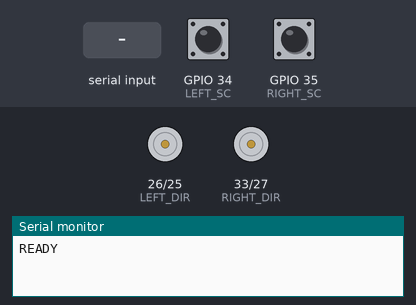
Bench run of a sketch on a simulated ESP32. On the bench: direction and speed pins drawn as motors (green arrow = direction pin HIGH = forward, orange = LOW = backward, longer = more drive), the last lines printed to the serial monitor. Inputs (shaded band) come from the test bench; at power-on: GPIO 34 (LEFT_SC) HIGH, GPIO 35 (RIGHT_SC) HIGH.

Above: at 1.2 s.
1.3 s: "f90\n" received over Serial
At 1.8 s:
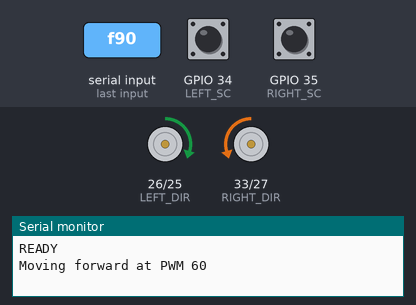
2.9 s: "r90\n" received over Serial
At 4.0 s:
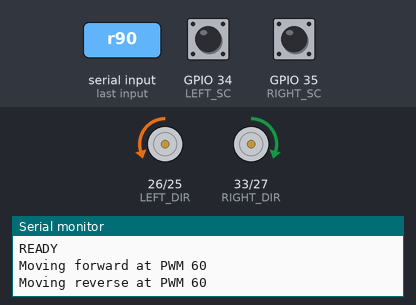
4.6 s: "S\n" received over Serial
At 5.6 s:
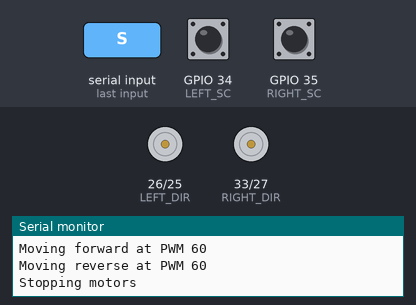
Timing chart, 0 to 7.6 s (numbered marks = the images above; inputs shaded):
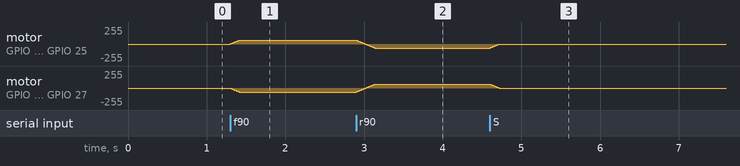

The sketch:

data_collector.ino
```cpp
#include <Arduino.h>

#define LEFT_PWM     25
#define LEFT_DIR     26
#define LEFT_SC      34

#define RIGHT_PWM    27
#define RIGHT_DIR    33
#define RIGHT_SC     35

#define LEFT_PWM_CH   2
#define RIGHT_PWM_CH  1
#define PWM_FREQ      1000
#define PWM_RES       8
#define MAX_PWM       60

#define DIR_CHANGE_DELAY   300
#define RAMP_STEP_DELAY    10
#define RAMP_STEP_SIZE     5
#define DEBOUNCE_TIME_US   1000

#define SPEED_CALC_INTERVAL 250000

#define WHEEL_DIAMETER_M    0.165
#define PULSES_PER_REV      90
#define WHEEL_CIRCUMFERENCE (PI * WHEEL_DIAMETER_M)
#define METERS_PER_PULSE    (WHEEL_CIRCUMFERENCE / PULSES_PER_REV)

#define LEFT_FORWARD   HIGH
#define RIGHT_FORWARD  LOW

volatile long leftPulses  = 0;
volatile long rightPulses = 0;

volatile unsigned long lastLeftInterrupt = 0;
volatile unsigned long lastRightInterrupt = 0;

volatile bool leftDirection  = true;
volatile bool rightDirection = true;

int leftPWM = 0;
int rightPWM = 0;
int targetLeftPWM = 0;
int targetRightPWM = 0;
bool targetLeftDir = true;
bool targetRightDir = true;

bool decelerating = false;
bool accelerating = false;
unsigned long stateTimer = 0;

float leftSpeed = 0.0;
float rightSpeed = 0.0;
unsigned long lastSpeedCalcTime = 0;
long lastLeftPulses = 0;
long lastRightPulses = 0;

unsigned long lastPrintTime = 0;
unsigned long lastStreamTime = 0;
bool streaming = false;

void IRAM_ATTR leftISR() {
  unsigned long now = micros();
  if (now - lastLeftInterrupt >= DEBOUNCE_TIME_US) {
    lastLeftInterrupt = now;
    if (leftDirection) {
      leftPulses++;
    } else {
      leftPulses--;
    }
  }
}

void IRAM_ATTR rightISR() {
  unsigned long now = micros();
  if (now - lastRightInterrupt >= DEBOUNCE_TIME_US) {
    lastRightInterrupt = now;
    if (rightDirection) {
      rightPulses++;
    } else {
      rightPulses--;
    }
  }
}

void setLeftDirection(bool forward) {
  digitalWrite(LEFT_DIR, forward ? LEFT_FORWARD : !LEFT_FORWARD);
  leftDirection = forward;
}

void setRightDirection(bool forward) {
  digitalWrite(RIGHT_DIR, forward ? RIGHT_FORWARD : !RIGHT_FORWARD);
  rightDirection = forward;
}

void setLeftPWM(int pwm) {
  pwm = constrain(pwm, 0, MAX_PWM);
  leftPWM = pwm;
  ledcWrite(LEFT_PWM_CH, pwm);
}

void setRightPWM(int pwm) {
  pwm = constrain(pwm, 0, MAX_PWM);
  rightPWM = pwm;
  ledcWrite(RIGHT_PWM_CH, pwm);
}

void setMotors(int leftPwm, int rightPwm) {
  targetLeftDir = (leftPwm >= 0);
  targetRightDir = (rightPwm >= 0);
  targetLeftPWM = constrain(abs(leftPwm), 0, MAX_PWM);
  targetRightPWM = constrain(abs(rightPwm), 0, MAX_PWM);

  if (targetLeftPWM == 0 && targetRightPWM == 0) {
    if (leftPWM > 0 || rightPWM > 0) {
      decelerating = true;
      accelerating = false;
      stateTimer = millis();
    }
    return;
  }

  if (leftPWM > 0 || rightPWM > 0) {
    if (targetLeftDir != leftDirection || targetRightDir != rightDirection) {
      decelerating = true;
      accelerating = false;
      stateTimer = millis();
      return;
    }
  } else {
    if (targetLeftDir != leftDirection || targetRightDir != rightDirection) {
      setLeftDirection(targetLeftDir);
      setRightDirection(targetRightDir);
      accelerating = true;
      decelerating = false;
      stateTimer = millis();
      return;
    }
  }

  decelerating = false;
  accelerating = false;
}

void updateSpeeds() {
  unsigned long currentTime = micros();

  if (currentTime - lastSpeedCalcTime >= SPEED_CALC_INTERVAL) {
    noInterrupts();
    long currentLeftPulses = leftPulses;
    long currentRightPulses = rightPulses;
    interrupts();

    float dt = (currentTime - lastSpeedCalcTime) / 1000000.0;

    leftSpeed = calculateSpeed(currentLeftPulses - lastLeftPulses, dt);
    rightSpeed = calculateSpeed(currentRightPulses - lastRightPulses, dt);

    lastLeftPulses = currentLeftPulses;
    lastRightPulses = currentRightPulses;
    lastSpeedCalcTime = currentTime;
  }
}

void updateRamp() {
  unsigned long now = millis();

  if (decelerating) {
    if (leftPWM > 0 || rightPWM > 0) {
      if (leftPWM > 0) setLeftPWM(max(leftPWM - RAMP_STEP_SIZE, 0));
      if (rightPWM > 0) setRightPWM(max(rightPWM - RAMP_STEP_SIZE, 0));
      delayWithSpeedUpdate(RAMP_STEP_DELAY);
    } else {
      decelerating = false;
      if (targetLeftPWM > 0 || targetRightPWM > 0) {
        setLeftDirection(targetLeftDir);
        setRightDirection(targetRightDir);
        accelerating = true;
        stateTimer = millis();
      }
    }
  }
  else if (accelerating) {
    bool leftDone = (leftPWM >= targetLeftPWM);
    bool rightDone = (rightPWM >= targetRightPWM);

    if (!leftDone || !rightDone) {
      if (!leftDone) setLeftPWM(min(leftPWM + RAMP_STEP_SIZE, targetLeftPWM));
      if (!rightDone) setRightPWM(min(rightPWM + RAMP_STEP_SIZE, targetRightPWM));
      delayWithSpeedUpdate(RAMP_STEP_DELAY);
    } else {
      accelerating = false;
    }
  }
  else {
    bool leftChanged = (leftPWM != targetLeftPWM);
    bool rightChanged = (rightPWM != targetRightPWM);

    if (leftChanged || rightChanged) {
      if (leftPWM < targetLeftPWM) {
        setLeftPWM(min(leftPWM + RAMP_STEP_SIZE, targetLeftPWM));
      } else if (leftPWM > targetLeftPWM) {
        setLeftPWM(max(leftPWM - RAMP_STEP_SIZE, targetLeftPWM));
      }
      if (rightPWM < targetRightPWM) {
        setRightPWM(min(rightPWM + RAMP_STEP_SIZE, targetRightPWM));
      } else if (rightPWM > targetRightPWM) {
        setRightPWM(max(rightPWM - RAMP_STEP_SIZE, targetRightPWM));
      }
      delayWithSpeedUpdate(RAMP_STEP_DELAY);
    }
  }
}

void delayWithSpeedUpdate(int ms) {
  unsigned long start = millis();
  while (millis() - start < ms) {
    updateSpeeds();
    delay(1);
  }
}

float calculateSpeed(long pulsesDelta, float deltaTimeSeconds) {
  if (deltaTimeSeconds <= 0) return 0;
  float distance = pulsesDelta * METERS_PER_PULSE;
  return distance / deltaTimeSeconds;
}

void streamData() {
  unsigned long currentTime = millis();

  if (streaming && (currentTime - lastStreamTime >= 100)) {
    lastStreamTime = currentTime;

    noInterrupts();
    long lCount = leftPulses;
    long rCount = rightPulses;
    interrupts();

    Serial.print("DATA,");
    Serial.print(currentTime);
    Serial.print(",");
    Serial.print(lCount);
    Serial.print(",");
    Serial.print(rCount);
    Serial.print(",");
    Serial.print(leftSpeed, 3);
    Serial.print(",");
    Serial.print(rightSpeed, 3);
    Serial.print(",");
    Serial.print(leftPWM);
    Serial.print(",");
    Serial.print(rightPWM);
    Serial.print(",");
    Serial.print(leftDirection ? "1" : "-1");
    Serial.print(",");
    Serial.print(rightDirection ? "1" : "-1");
    Serial.println();
  }
}

void setup() {
  Serial.begin(115200);

  pinMode(LEFT_DIR, OUTPUT);
  pinMode(RIGHT_DIR, OUTPUT);

  pinMode(LEFT_SC, INPUT_PULLUP);
  pinMode(RIGHT_SC, INPUT_PULLUP);

  attachInterrupt(digitalPinToInterrupt(LEFT_SC), leftISR, RISING);
  attachInterrupt(digitalPinToInterrupt(RIGHT_SC), rightISR, RISING);

  ledcSetup(LEFT_PWM_CH, PWM_FREQ, PWM_RES);
  ledcSetup(RIGHT_PWM_CH, PWM_FREQ, PWM_RES);
  ledcAttachPin(LEFT_PWM, LEFT_PWM_CH);
  ledcAttachPin(RIGHT_PWM, RIGHT_PWM_CH);

  setLeftDirection(true);
  setRightDirection(true);
  setLeftPWM(0);
  setRightPWM(0);

  lastSpeedCalcTime = micros();
  lastLeftPulses = 0;
  lastRightPulses = 0;

  Serial.println("READY");
}

void loop() {
  updateSpeeds();
  updateRamp();
  streamData();

  if (Serial.available()) {
    String cmd = Serial.readStringUntil('\n');
    cmd.trim();

    if (cmd.length() > 0) {
      if (cmd == "PING") {
        Serial.println("READY");
      }
      else if (cmd == "STOP_STREAM") {
        streaming = false;
        Serial.println("Stream stopped");
      }
      else if (cmd.startsWith("STREAM:")) {
        String params = cmd.substring(7);
        int commaIndex = params.indexOf(',');

        if (commaIndex > 0) {
          int leftPwm = params.substring(0, commaIndex).toInt();
          int rightPwm = params.substring(commaIndex + 1).toInt();

          leftPwm = constrain(leftPwm, -MAX_PWM, MAX_PWM);
          rightPwm = constrain(rightPwm, -MAX_PWM, MAX_PWM);

          setMotors(leftPwm, rightPwm);
          streaming = true;
          lastStreamTime = millis();

          Serial.print("STREAMING:");
          Serial.print(leftPwm);
          Serial.print(",");
          Serial.println(rightPwm);
        }
      }
      else {
        char command = cmd.charAt(0);

        switch (command) {
          case 'f':
          case 'F':
            if (cmd.length() > 1) {
              int pwm = cmd.substring(1).toInt();
              pwm = constrain(pwm, 0, MAX_PWM);
              setMotors(pwm, pwm);
              Serial.print("Moving forward at PWM ");
              Serial.println(pwm);
            }
            break;

          case 'r':
          case 'R':
            if (cmd.length() > 1) {
              int pwm = cmd.substring(1).toInt();
              pwm = constrain(pwm, 0, MAX_PWM);
              setMotors(-pwm, -pwm);
              Serial.print("Moving reverse at PWM ");
              Serial.println(pwm);
            }
            break;

          case 's':
          case 'S':
            streaming = false;
            setMotors(0, 0);
            Serial.println("Stopping motors");
            break;

          default:
            Serial.println("Unknown command");
        }
      }
    }
  }
}
```

Measured:
- after the input at 1.3 s, motor on GPIO 26 (LEFT_DIR) / GPIO 25 (LEFT_PWM): moves from stopped to forward 60/255 over 0.11 s, starting at once; motor on GPIO 33 (RIGHT_DIR) / GPIO 27 (RIGHT_PWM): moves from stopped to backward 60/255 over 0.11 s, starting at once
- after the input at 2.9 s, motor on GPIO 26 (LEFT_DIR) / GPIO 25 (LEFT_PWM): moves from forward 60/255 to backward 60/255 over 0.24 s, starting at once; motor on GPIO 33 (RIGHT_DIR) / GPIO 27 (RIGHT_PWM): moves from backward 60/255 to forward 60/255 over 0.24 s, starting at once
- after the input at 4.6 s, motor on GPIO 26 (LEFT_DIR) / GPIO 25 (LEFT_PWM): moves from backward 60/255 to stopped over 0.11 s, starting at once; motor on GPIO 33 (RIGHT_DIR) / GPIO 27 (RIGHT_PWM): moves from forward 60/255 to stopped over 0.11 s, starting at once
